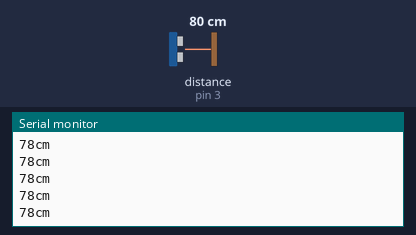
Recording of a sketch running on a simulated Arduino Uno, built with avr-gcc and run on an emulated ATmega328P. Parts: the last lines printed to the serial monitor. Wiring (inferred from the names in the program): ultrasonic range finder: trigger pin 2; echo pin 3. The test bench sets the inputs (shaded band); at power-on: distance to the obstacle (sensor on pin 3) 80 cm. The echo pulse lasts 58.3 µs per cm.

Above: at 1.2 s.
1.3 s: distance to the obstacle (sensor on pin 3) set to 2 cm
At 1.48 s:
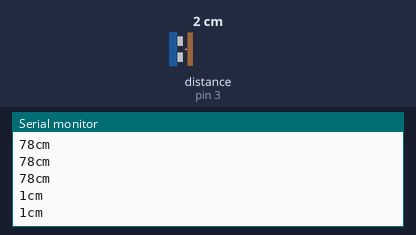
2.8 s: distance to the obstacle (sensor on pin 3) set to 120 cm
At 2.89 s:
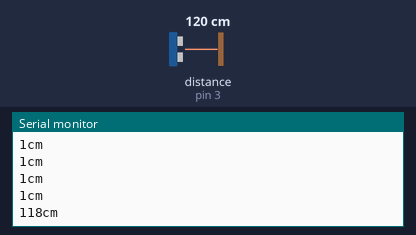
Timing chart, 0 to 5.8 s (numbered marks = the images above; inputs shaded):
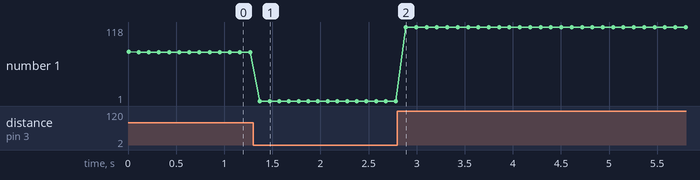

The sketch:

_4.HC-SR04.ino
```cpp
int trig = 2;                  // trig에 2를 대입
int echo = 3;                             // echo에 3을 대입
void setup() {
  Serial.begin(9600);                   // 시리얼통신 시작, 통신속도는 9600
  pinMode(trig, OUTPUT);          // trig(2)핀을 출력모드로 설정
  pinMode(echo, INPUT);            //  echo(3)핀을 입력모드로 설정
}
void loop() {
  digitalWrite(trig, HIGH);                    //trig핀에 HIGH신호를 출력
  delayMicroseconds(10);                   // 10마이크로초 동안 대기
  digitalWrite(trig, LOW);                    // trig 핀에 LOW(0V)신호를 출력
  int distance = pulseIn(echo, HIGH) * 34 / 2 / 1000;
  Serial.print(distance);                       // distance를 시리얼 모니터에 출력
  Serial.println("cm");                           // 문자열 cm을 시리얼 모니터에 출력
  delay(100);
}
```

Measured:
- after the input at 1.3 s, the serial monitor: prints a new line after 0.07 s (image 1)
- after the input at 2.8 s, the serial monitor: prints a new line after 0.09 s (image 2)
- plotted number 1: 78 → 1 after the input at 1.3 s, 1 → 118 after the input at 2.8 s
